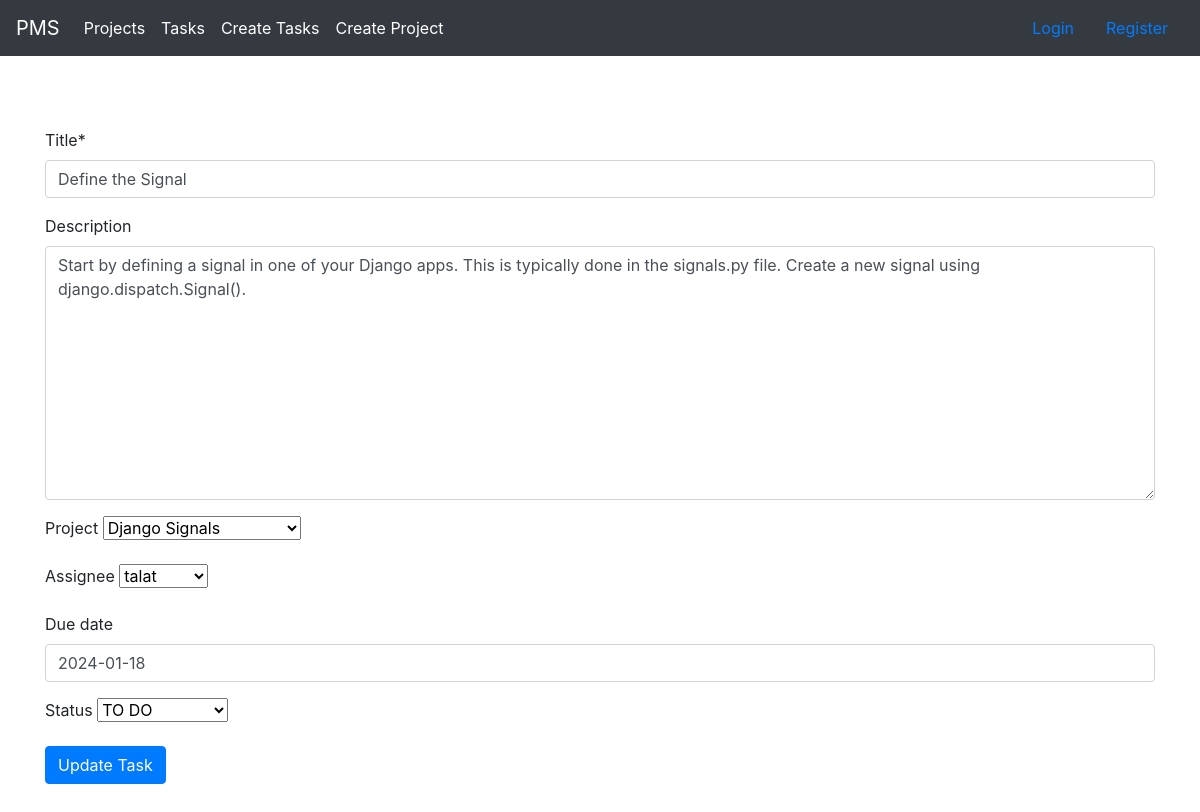
The page /update-task/1 (signed in) on the database its author committed.
### projects/models.py (models this page shows, shortened)
class Task(models.Model):
    TODO="TO DO"
    COMPLETED='COMPLETED'
    INPROGRESS='IN-PROGRESS'
    STATUS_CHOICES = [
        (TODO, 'TO DO'),
        (COMPLETED, 'COMPLETED'),
        (INPROGRESS, 'IN-PROGRESS'),
    ]
    title = models.CharField(max_length=150)
    description = models.TextField(null=True,blank=True)
    project = models.ForeignKey(Project,null=True,blank=True, on_delete=models.CASCADE)
    assignee = models.ForeignKey(User, null=True,blank=True, on_delete=models.SET_NULL)
    date_created = models.DateTimeField(auto_now_add=True)
    due_date = models.DateField(null=True,blank=True)
    status = models.CharField(max_length=50, choices=STATUS_CHOICES,null=True,blank=True,default= TODO)

### projects/views.py (the view)
# urls.py: path('update-task/<int:pk>', views.TaskUpdateView.as_view(), name ='update-task'),
class TaskUpdateView(LoginRequiredMixin,UpdateView):
    model = Task
    template_name = 'projects/task_update_form.html'
    fields = ["title","description","project","assignee","due_date","status"]
    success_url = reverse_lazy('tasks')

### projects/models.py (called while the page is built)
    def __str__(self):
        return self.name

### templates/projects/task_update_form.html (shortened to what this page needs)
{% extends 'base.html' %}
{% load crispy_forms_tags %}
{% block content %}
  <div class="container">
      <div class="row my-5">
          <div class="col-md-12">
              <form action=" " method="post" class="form">
                  {{ form|crispy }}
                  <button type="submit" class="btn btn-primary">Update Task</button>
              </form>
          </div>
      </div>
  </div>
{% endblock %}

### rows shown on the page
Task: title "Define the Signal", description "Start by defining a signal in one of your Django apps. This is typically done in the signals.py file. Create a new signal using django.dispatch.Signal().", project "Django Signals", assignee "talat", due_date "2024-01-18", status "TO DO"
